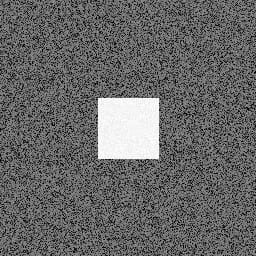
#> input picture Frequency-Domain-Filters/image.jpeg, 256 x 256 px
$ python FD-Assignment-band-pass_filter.py
#> lines starting #> are read from the running program, lines starting #| are printed output that depends on the picture; after the words box and inside, x2 and y2 are one past the last pixel; in counts of white or black regions, pixels touching at a corner belong together
import cv2
import numpy as np
from matplotlib import pyplot as plt


# read as a gray scale image
img = cv2.imread("../image.jpeg", 0)
#> img is the input picture: shape (256, 256); min 0, max 255, mean 103
plt.imshow(img, cmap="gray")
plt.title("Original Image")
plt.axis("off")
plt.show()

img_transformed = np.fft.fft2(img) # high frequency in center, so we have to shift it.
plt.imshow(np.log1p(np.abs(img_transformed)), cmap = 'grey')
plt.title("Image in Frequency Domain but high frequencies in center")
plt.axis("off")
plt.show()
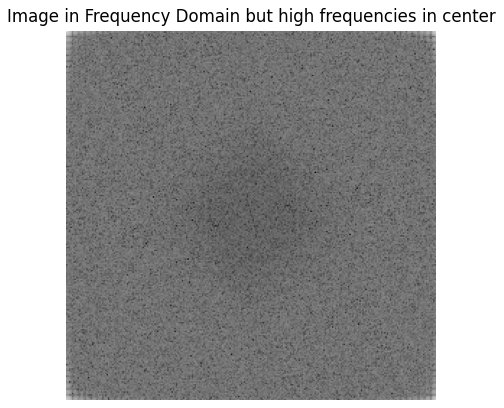
#> figure drawn by matplotlib, 1 panel

img_transformed_shifted = np.fft.fftshift(img_transformed)
plt.imshow(np.log1p(np.abs(img_transformed_shifted)), cmap = 'grey')
plt.title("Image in Frequency Domain shifted so, lower frequencies in center\nband pass filtering Image spectrum")
plt.axis("off")
plt.show()
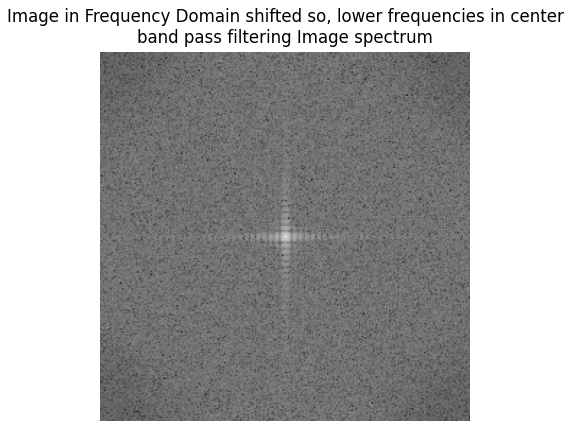
#> figure drawn by matplotlib, 1 panel


#perfrom low pass filter
M, N = img.shape
#> M = 256; N = 256
band_pass_mask = np.ones((M,N), dtype=np.float32)

D_low = 10
D_high = 25

for u in range(M):
    for v in range(N):
        D = np.sqrt((u - M/2)**2 + (v - N/2)**2)
        if D_low <= D <= D_high:
            band_pass_mask[u, v] = 1.0
        else:
            band_pass_mask[u, v] = 0.0
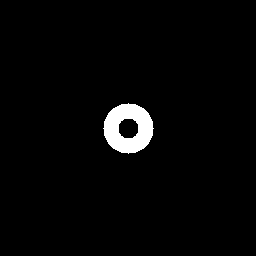
#> band_pass_mask: shape (256, 256) float32; values 0 (black) and 1 (white), 2.5% white; 1 white region, box (x1, y1, x2, y2) and area: (103, 103, 154, 154) 1656


plt.imshow(band_pass_mask, cmap="gray") # band-pass filter
plt.title("band Pass Filter")
plt.axis("off")
plt.show()


band_pass_filtered_image = img_transformed_shifted * band_pass_mask
plt.imshow(np.log1p(np.abs(band_pass_filtered_image)), cmap = 'grey')
plt.title("image in Frequehigh Domain after applying the band Pass Filter")
plt.show()
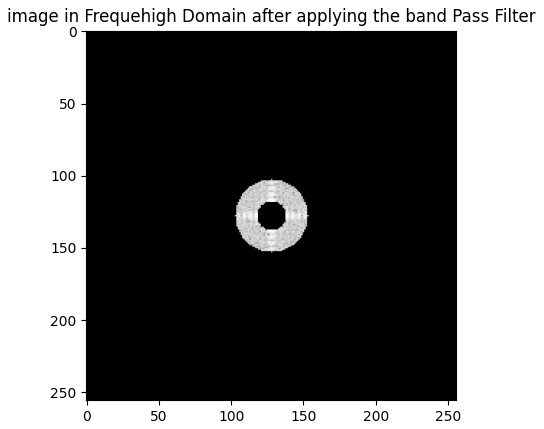
#> figure drawn by matplotlib, 1 panel


img_transformed = np.fft.ifftshift(band_pass_filtered_image)
plt.imshow(np.log1p(np.abs(img_transformed)), cmap = 'grey')
plt.title("image in Frequency Domain after applying the band Pass \n Filter but low frequencies NOT in center")
plt.show()
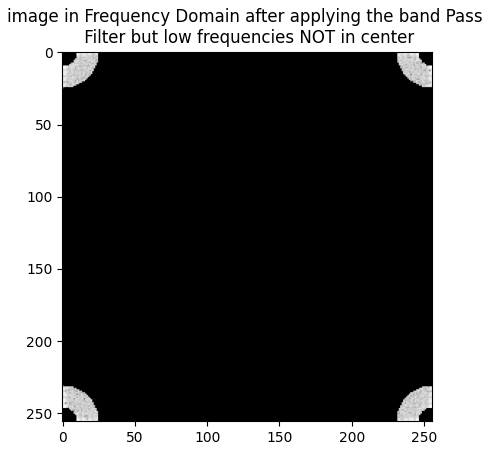
#> figure drawn by matplotlib, 1 panel


img = np.abs(np.fft.ifft2(img_transformed))
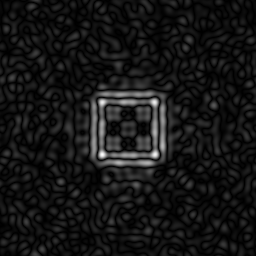
#> img: shape (256, 256) float64; min 0.000454, max 84.25, mean 7.1; drawn with min black and max white
plt.imshow(img, cmap="gray")
plt.title("image in Spatial Domain after applying the Band Pass Filter")
plt.axis("off")
plt.show()
